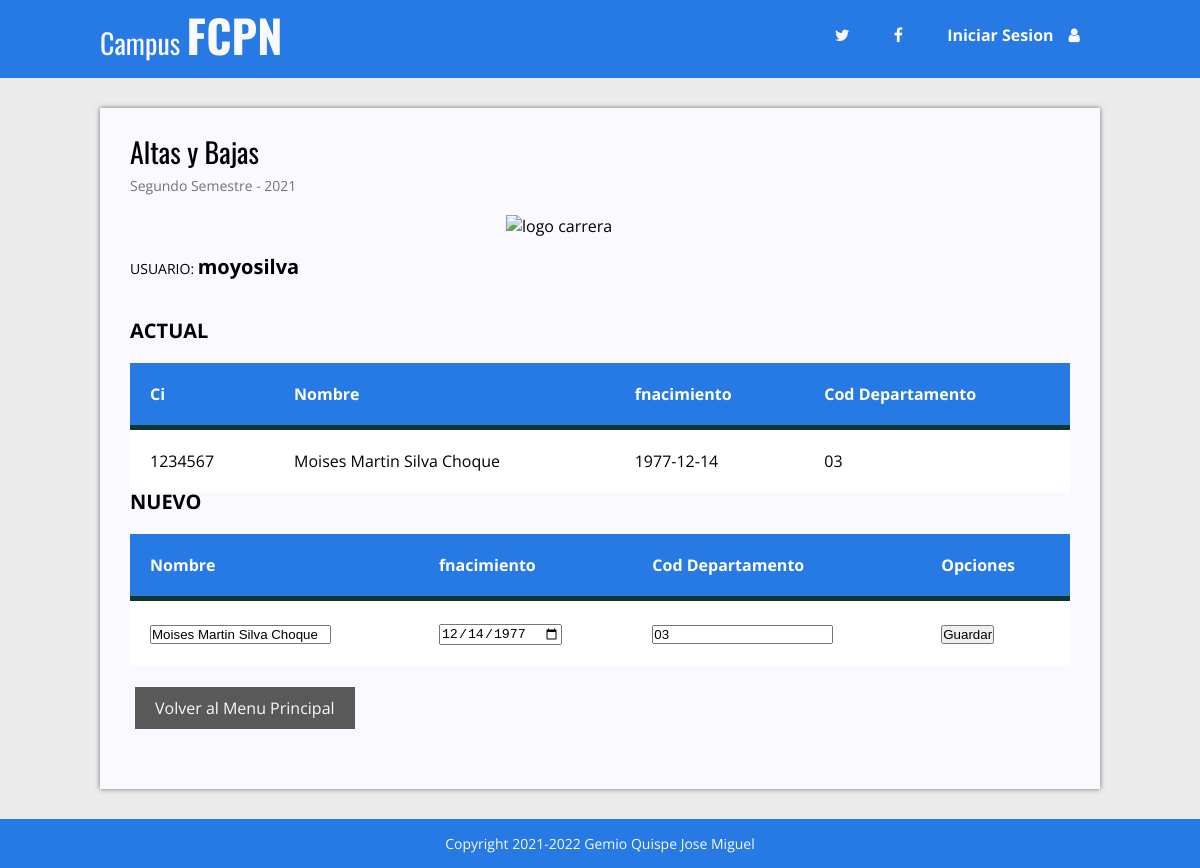
/Pregunta_5/Code/index.php/Editar?ci=1234567, run on the app's committed database.
### tables this page shows
CREATE TABLE `personas` (
  `ci` varchar(10) NOT NULL,
  `nombre` varchar(50) NOT NULL,
  `fnacimiento` date NOT NULL,
  `departamento` varchar(2) NOT NULL
);

### Pregunta_5/Code/application/controllers/Editar.php (called while the page is built, shortened)
<?php
class Editar extends CI_Controller {
	public function index()
	{
		$this->load->model("miguelbd_model");
        $ci = $_GET['ci'];
		$filas = $this->miguelbd_model->obtener_doc_por_ci($ci);
		$usuario = $this->miguelbd_model->obtener_usuario_ci($ci);
		$data['docente'] = $filas;
		$data['usuario'] = $usuario;
		$this->load->view('view_editar', $data);
	}
}
?>

### Pregunta_5/Code/index.php (called while the page is built, shortened)
<?php
require_once BASEPATH.'core/CodeIgniter.php';

### Pregunta_5/Code/application/models/miguelbd_model.php (called while the page is built, shortened)
<?php
class miguelbd_model extends CI_Model {
    public function obtener_doc_por_ci($ci){
        $query=$this->db->query("select * from personas where ci = ".$ci.";");
        return $query->result();
    }
    public function obtener_usuario_ci($ci){
        $query=$this->db->query("select * from usuarios where ci = ".$ci.";");
        $query=$query->result();
        $query=$query[0];
        return $query->usuario;
    }
}

### Pregunta_5/Code/application/views/view_editar.php (the view, shortened to what this page needs)
<!DOCTYPE html>
<html lang="en">
<head>
    <link rel="stylesheet" href="https://maxcdn.bootstrapcdn.com/font-awesome/4.4.0/css/font-awesome.min.css">
    <link rel="stylesheet" href="css/style.css">
</head>
<body>
    <header>
        <div class="contenedor">
            <div class="logo izquierda">
                <p><a href="#">Campus <span class="fcpn">FCPN</span></a></p>
            </div>
            <div class="derecha">
                <nav class="menu">
                    <ul>
                        <li><a href="#"><i class="fa fa-twitter"></i></a></li>
                        <li><a href="#"><i class="fa fa-facebook"></i></a></li>
                        <li><a href="login.php">Iniciar Sesion<i class="icono fa fa-user"></i></a></li>
                    </ul>
                </nav>
            </div>
        </div>
    </header>
    <div class="contenedor">
    <div class="post">
        <article>
            <h1 class="titulo">Altas y Bajas</h1>
            <p class="fecha">Segundo Semestre - 2021</p>
            <div class="thumb">
                 <img src="C:\Program Files\Ampps\www\PrimerParcial\Pregunta_5\Code\application\fac.png" alt="logo carrera">
            </div>
            <p class="extracto">USUARIO: <span class="nombre"><?php echo $usuario; ?></span></p>
            <p class="extracto"><span class="nombre">ACTUAL</span></p>
            <table>
                <thead>
                    <tr>
                        <th>Ci</th><th>Nombre</th><th>fnacimiento</th><th>Cod Departamento</th>
                    </tr>
                </thead>
                <?php
                    $docente = $docente[0];
                    echo "<tr>";
                    echo "<td>".$docente->ci ."</td>";
                    echo "<td>".$docente->nombre ."</td>";
                    echo "<td>".$docente->fnacimiento ."</td>";
                    echo "<td>".$docente->departamento ."</td>";
                    echo "</tr>";
                ?>
		    </table>
            <p class="extracto"><span class="nombre">NUEVO</span></p>
            <table>
                <thead>
                    <tr>
                        <th>Nombre</th><th>fnacimiento</th><th>Cod Departamento</th><th>Opciones</th>
                    </tr>
                </thead>
                <tr>
                <form action="http://localhost/PrimerParcial/Pregunta_5/Code/index.php/Modificar?ci=<?php echo $docente->ci ;?>" class="formulario" method="POST">
                    <td>
                        <input type="text" name="nombre" placeholder="abc" value="<?php echo $docente->nombre ;?>">
                    </td>
                    <td>
                        <input type="date" name="fnacimiento" placeholder="yyyy-mm-dd" value="<?php echo $docente->fnacimiento ;?>">
                    </td>
                    <td>
                        <input type="text" name="departamento" placeholder="00" value="<?php echo $docente->departamento ;?>">
                    </td>
                    <td>
                        <input type="submit" value="Guardar">
                    </td>
                </form>
                </tr>
		    </table>
            <br>
        </article>
        <section class="paginacion">
            <ul style="text-align: left;">
                <li><a href=#">Volver al Menu Principal</a></li>
            </ul>
        </section>
    </div>
    </div>
    <footer>
    <p class="copyright">Copyright 2021-2022 Gemio Quispe Jose Miguel</p>
    </footer>
</body>
</html>

### Pregunta 1/css/style.css (style rules this page uses)
:root { --primario: #2779e4; --secundario: rgb(213, 213, 218); --gris:rgba(255,255,255,.7); --gris_claro: #ebebeb; --negro_translucido: rgba(0,0,0, .5); --negro: #000; --gris_oscuro:#595959; --gris_paginacion: #a8a8a8; --plomo_claro:#747474; }
* { margin: 0; padding: 0; -webkit-box-sizing: border-box; -moz-box-sizing: border-box; box-sizing: border-box; }
body { font-size: 16px; font-family: 'Open Sans', sans-serif; background: var(--gris_claro) ; }
h1, h2, h3, h4, h5, h6 { font-family: "Oswald", Arial, Sans-serif; font-weight: normal; }
a { text-decoration: none; color:var(--primario); }
.contenedor { max-width: 1000px; width: 90%; margin: auto; }
.izquierda { float: left; }
.derecha { float: right; }
header { color:var(--secundario); margin-bottom: 30px; background: var(--primario); }
header .contenedor { overflow: hidden; }
header .logo { max-width: 300px; }
header .logo a { color: var(--secundario); font-family: "Oswald", Arial, Sans-serif; font-size: 28px; line-height: 70px; }
header .menu { display: inline-block; }
header .menu ul { list-style: none; }
header .menu ul li { display: inline-block; line-height: 70px; }
header .menu ul li a { color: var(--secundario); display: block; padding: 0px 20px; font-weight: bold; }
header .menu ul li a .icono { margin-left: 15px; }
.post { width: 100%; background: var(--secundario); box-shadow: 0px 0px 5px var(--negro_translucido); margin-bottom: 30px; padding: 30px; }
.post article .titulo { font-family: "Oswald", Arial, Sans-serif; font-size: 28px; font-weight: normal; line-height: 28px; margin-bottom: 10px; }
.post article .fecha { color:var(--plomo_claro); font-size: 14px; margin-bottom: 20px; }
.post article .thumb { margin-bottom: 20px; }
.post article .thumb img { margin-left: 40%; vertical-align: top; width: 20%; max-height: 50%; }
.post article .extracto { font-size: 14px; line-height: 20px; margin-bottom: 20px; }
footer { background: var(--primario); color: var(--secundario); }
footer .copyright { text-align: center; font-size: 14px; padding: 15px 0; }
.paginacion { margin-bottom: 30px; }
.paginacion ul { list-style: none; text-align: center; }
.paginacion ul li { display: inline-block; margin:0 5px; color:var(--secundario); }
.paginacion ul li a { display: block; padding:10px 20px; background: var(--gris_oscuro); color:var(--secundario); }
.formulario { width: 100%; overflow: hidden; }
.fcpn { font-size: 45px; font-weight: 700; }

### data on the page
personas: ci "1234567", nombre "Moises Martin Silva Choque", fnacimiento "1977-12-14", departamento "03", fnacimiento "12/14/1977"

### other printed values
$usuario "moyosilva"
